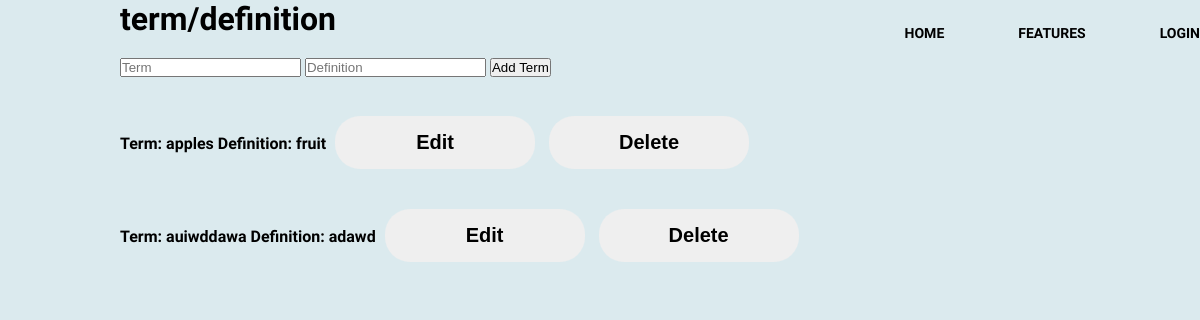
The page /sets on the database as committed earlier.
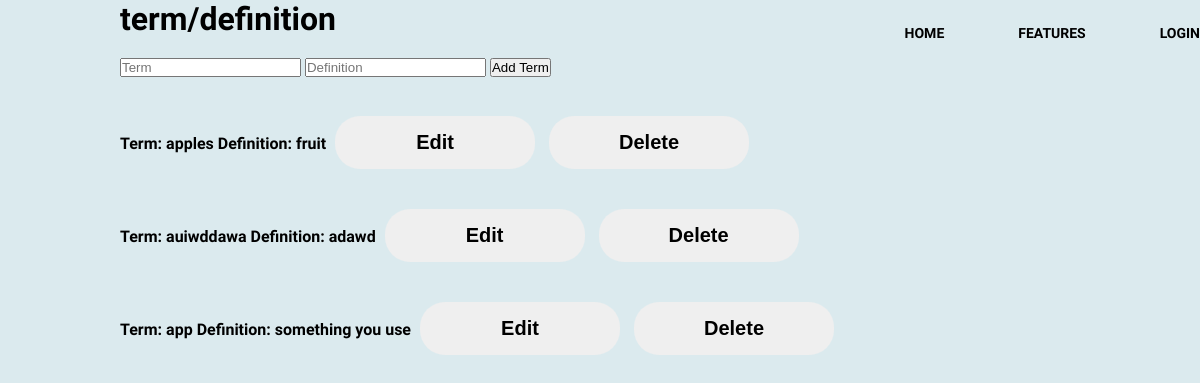
The same page on the database as committed later.
### app.py (models this page shows, shortened)
class Term(db.Model):
    id = db.Column(db.Integer, primary_key=True)
    term = db.Column(db.String(255), nullable=False)
    definition = db.Column(db.String(255), nullable=False)

### app.py (the view)
@app.route('/sets', methods=['GET','POST'])
def specificSets():
    if request.method == "POST":
        termForm = request.form['term']
        definitionForm = request.form['definition']
        pair = Term(term=termForm, definition=definitionForm)
        try:
            db.session.add(pair)
            db.session.commit()
            return redirect(url_for('specificSets'))
        except Exception as e:
            print(f"Error: {e}")
            return "so like, we messed up big time"
    else:
        pairs = Term.query.order_by(Term.id)
        return render_template('sets.html', pairs=pairs)

### templates/sets.html (shortened to what this page needs)
{% extends "base.html" %}
{% block content %}
<body>
    <div class="container">
        <h1>term/definition</h1>
        <br/>
        <form action="/sets" METHOD="POST">
            <input type="text" placeholder="Term" name="term">
            <input type="text" placeholder="Definition" name="definition">
            <input type="submit" value="Add Term" class="button">
        </form>
        <br/>
        {% for termW in pairs %}
            <p>
                Term: {{ termW.term }} Definition: {{ termW.definition }}
                <a href="/edit/{{ termW.id }}" class="button"><button>Edit</button></a>
                <a href="/delete/{{ termW.id }}" class="button"><button>Delete</button></a>
            </p>
        {% endfor %}
    </div>
</body>
{% endblock %}

### templates/base.html (shortened to what this page needs)
<!DOCTYPE html>
<html lang="en">
<head>
        <link rel="stylesheet" href= "../static/css/navbardesgin.css">
</head>
<nav>
    <u1 class = "primary-nav">
            <li class = "current"><a href="{{ url_for('home')}}">Home</a></li>
            <li><a href = "{{ url_for('features')}}">Features</a></li>
            <li><a href = "{{ url_for('login')}}">Login</a></li>
</nav>
{% block content %}
{% endblock %}
</html>

### static/css/navbardesgin.css (style rules this page uses)
body { margin: 0; background: rgb(219, 234, 238); font-family: 'Work Sans', sans-serif; font-weight: 800; }
.container { width: 80%; margin: 0 auto; }
nav { float: right; }
nav li { display: inline-block; margin-left: 70px; padding-top: 23px; position: relative; }
nav a { color: rgb(0, 0, 0); text-decoration: none; text-transform: uppercase; font-size: 14px; }
nav a::before { content: ''; display: block; height: 5px; background-color: rgb(0, 0, 0); position: absolute; top: 0; width: 0%; transition: all ease-in-out 250ms; }
button { width: 200px; padding: 15px; margin: 20px 5px; text-align: center; border-radius: 25px; color: black; border: 2px; font-size: 20px; cursor: pointer; font-weight: 600; }
* { margin: 0; padding: 0; }

Rows that differ between the two databases and show on the page:
added Term: term "app", definition "something you use"
